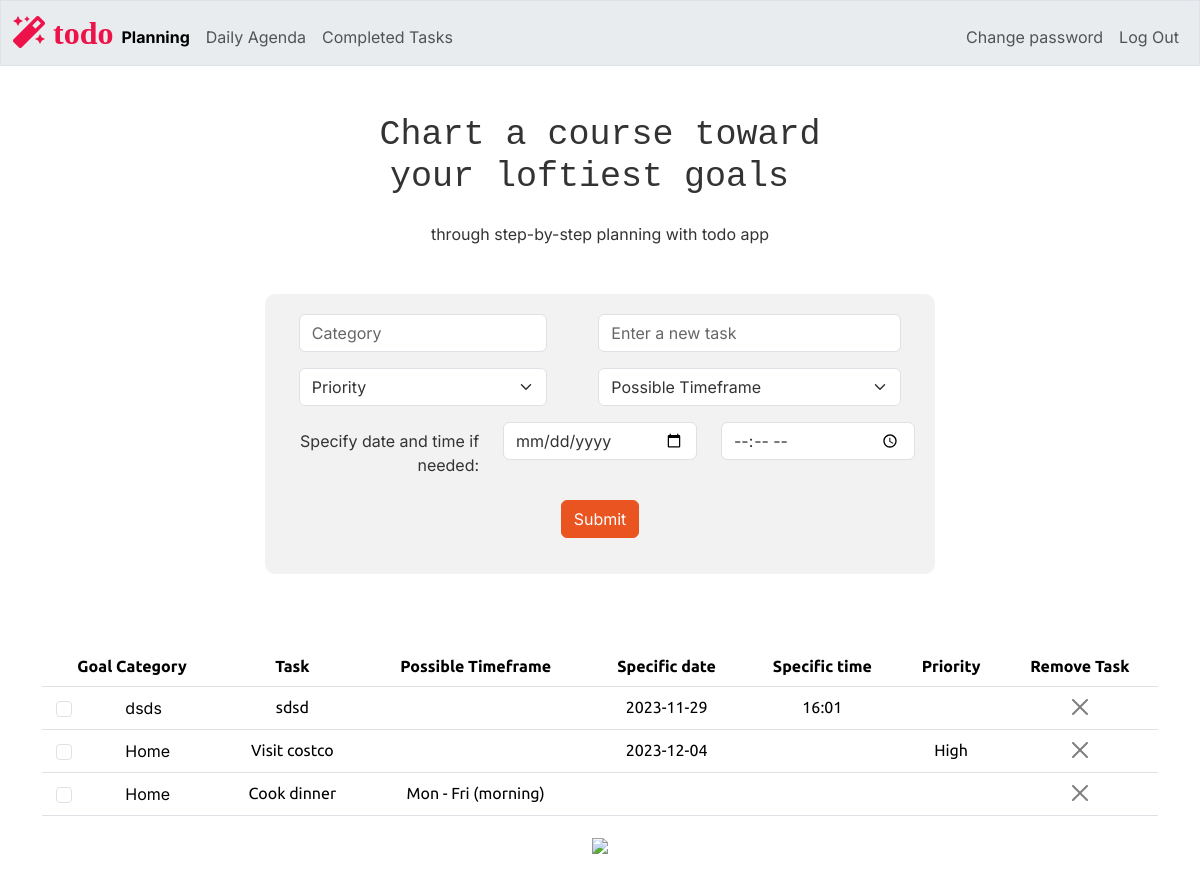
Before: / (signed in) with the older database file.
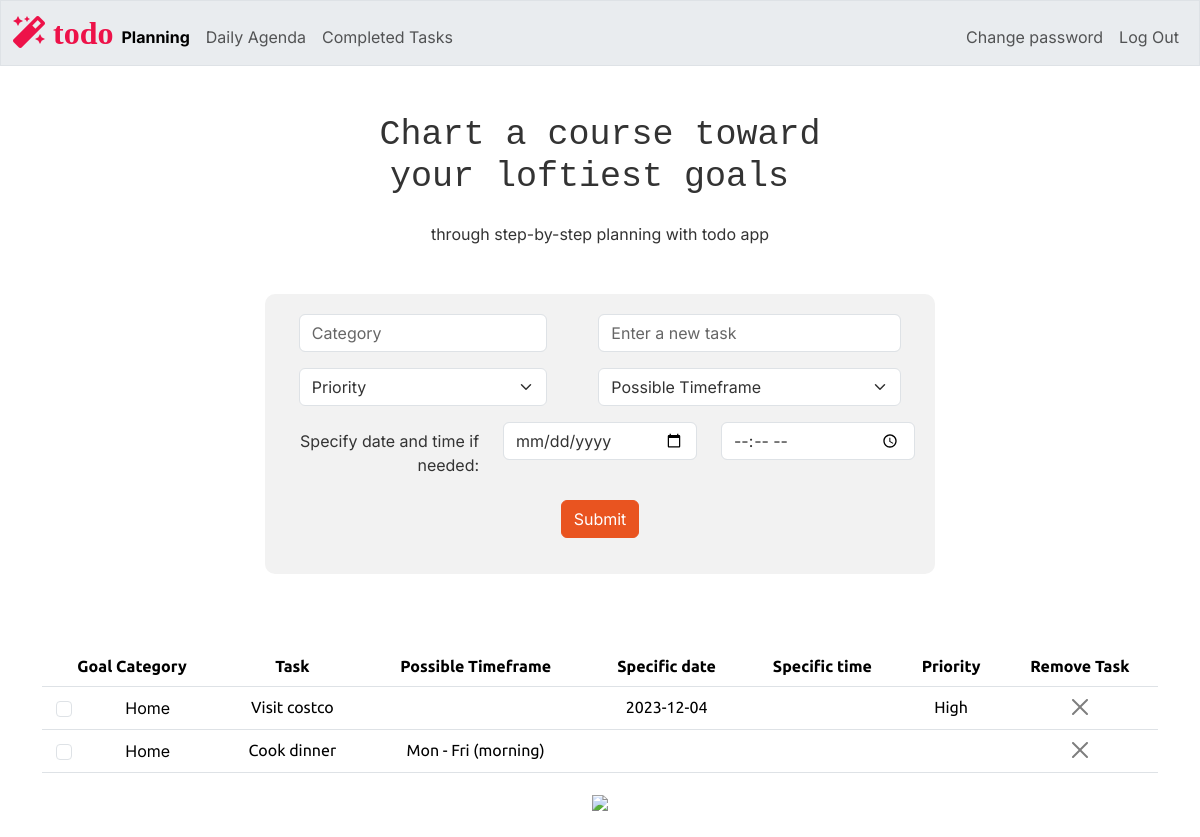
After: the same page with the newer database file.
### tables this page shows
CREATE TABLE tasks (
    id INTEGER PRIMARY KEY AUTOINCREMENT NOT NULL,
    users_id INTEGER NOT NULL,
    category TEXT NOT NULL,
    task TEXT NOT NULL,
    timeframe TEXT,
    priority TEXT,
    completion INTEGER DEFAULT 0,
    date DATE,
    time TIME,
    FOREIGN KEY (users_id) REFERENCES users(id)
);

### app.py (the view)
@app.route("/", methods=["GET", "POST"])
@login_required
def index():
    users_id = session["user_id"]
    tasks = db.execute("SELECT * FROM tasks WHERE users_id =? AND completion = 0", users_id)
    welcome_message_h1 = "Chart a course toward\n your loftiest goals "
    welcome_message_p = "through step-by-step planning with todo app"
    return render_template("index.html", tasks=tasks, welcome_message_h1 = welcome_message_h1, welcome_message_p = welcome_message_p, current_page="planning")

### app.py (called while the page is built)
@app.after_request
def after_request(response):
    response.headers["Cache-Control"] = "no-cache, no-store, must-revalidate"
    response.headers["Expires"] = 0
    response.headers["Pragma"] = "no-cache"
    return response

### helpers.py (called while the page is built)
def login_required(f):
    @wraps(f)
    def decorated_function(*args, **kwargs):
        if session.get("user_id") is None:
            return redirect("/login")
        return f(*args, **kwargs)
    return decorated_function

### templates/index.html (shortened to what this page needs)
{% extends "layout.html" %}
{% block main %}
    <table class="table">
        <thead>
            <tr>
                <th> Goal Category</th>
                <th> Task </th>
                <th> Possible Timeframe </th>
                <th> Specific date </th>
                <th> Specific time </th>
                <th> Priority </th>
                <th> Remove Task </th>
            </tr>
        </thead>
        <tbody>
            {% for task in tasks %}
                <tr id="todo_row_{{ task.id }}" >
                    <td class="align-middle ">
                        <div class="d-flex align-items-center " >
                            <div class=" col-sm-2 d-flex justify-content-center align-items-center form-check" >
                                <input class="form-check-input completion-checkbox"
                                        type="checkbox"
                                        id="completion_{{ task.id }}"
                                        name="task_completion"
                                        data-task-id="{{ task.id }}"
                                        data-completion="{{ task.completion}}"
                                        onchange="updateTaskStatus(this)">
                            </div>
                            <label class="form-check-label ms-5" for="completion_{{ task.id }}">
                                {{ task.category }}
                            </label>
                        </div>
                    </td>
                    <td>{{ task.task }}</td>
                    <td>{{ task.timeframe if task.date is none or task.date =='' else '' }}</td>
                    <td>{{ task.date or '' }}</td>
                    <td>{{ task.time or '' }}</td>
                    <td>{{ task.priority or '' }}</td>
                    <td>
                        <button class="btn-close" data-bs-toggle="modal" data-bs-target="#deleteConfirmationModal_{{ task.id }}"></button>
                    </td>
                </tr>
            {% endfor %}
        </tbody>
    </table>
    <img src="/static/planning2.png" class="wide-image">
{% endblock %}

Changed rows visible on the page:
no longer on this page (row edited): tasks: category "dsds", task "sdsd", date "2023-11-29", time "16:01"
